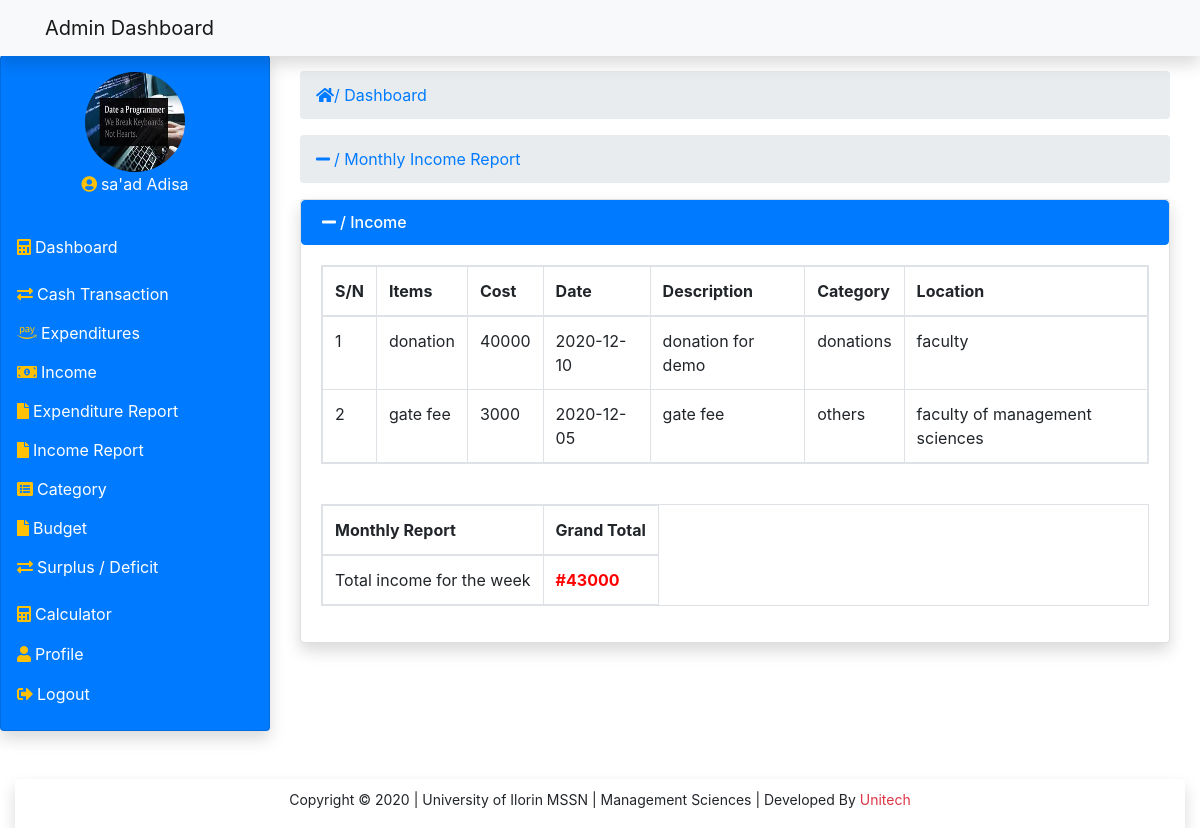
Screenshot of /views/monthlyinc.php?mtinc=1 (signed in) with the database file from the repository.
### tables this page shows
CREATE TABLE `income` (
  `id` int(11) NOT NULL,
  `item` varchar(200) NOT NULL,
  `itemdate` text NOT NULL,
  `cost` int(11) NOT NULL,
  `noteDate` timestamp NOT NULL DEFAULT CURRENT_TIMESTAMP ON UPDATE CURRENT_TIMESTAMP,
  `itemdesc` text NOT NULL,
  `category` varchar(200) NOT NULL,
  `place` text NOT NULL
);

### modal/modal.php (called while the page is built, shortened)
<?php
    class Modal{
        private $localhost = 'localhost';
        private $dbname = 'management';
        private $username = 'root';
        private $password = '';
        public $conn;
        public function __construct(){
           try {
               $this->conn = new mysqli($this->localhost,$this->username,$this->password,$this->dbname);
           } catch (Exception $e) {
               echo 'connection failed'.$e->getMessage();
           }
        }
		public function report(){
			$data = null;
			if (isset($_GET['mtinc'])) {
				$query = "SELECT * FROM income WHERE MONTH(itemdate) = MONTH(CURRENT_DATE())
				 AND YEAR(itemdate) = YEAR(CURRENT_DATE())";
				 $stmt = $this->conn->prepare($query);
				 if($stmt->execute()){
					 $result = $stmt->get_result();
					  while ($fetch = $result->fetch_assoc() ) {
						$data[] = $fetch;
					 }
				 }
			}
			return $data;
		}
		public function total_report(){
			$data = null;
			if (isset($_GET['mtinc'])) {
				$query = "SELECT SUM(cost) AS total_report FROM income WHERE MONTH(itemdate) = MONTH(CURRENT_DATE())
				 AND YEAR(itemdate) = YEAR(CURRENT_DATE())";
				 $stmt = $this->conn->prepare($query);
				 if($stmt->execute()){
					$result = $stmt->get_result();
					$fetch = $result->fetch_assoc();
					$data = $fetch;
				 }
			}
			return $data;
		}
		public function fetch_picture($id){
			$data = null;
			$query = "SELECT picture FROM admin_details WHERE id = ?";
			$stmt = $this->conn->prepare($query);
			$stmt->bind_param('i',$id);
			if($stmt->execute()){
				$result = $stmt->get_result();
				$fetch = $result->fetch_assoc();
				$data = $fetch;
			}
			return $data;
		}
    }
?>

### views/monthlyinc.php (the view, shortened to what this page needs)
<!DOCTYPE html>
<html lang="en">
<head>
     <link rel="stylesheet" href="../css/style.css">
    <link rel="stylesheet" href="../css/all.css">
    <link rel="stylesheet" href="../css/bootstrap.min.css">
    <link rel="stylesheet" href="../css/fontawesome.min.css">
</head>
<body>
            <?php include '../includes/topbar.php';?>
            <?php include '../includes/sidebar.php';?>
            <ol class="breadcrumb">
                <li class="active text-primary"><i class="fa fa-minus mr-1"></i>/ Monthly Income Report</li>
            </ol>
        <div class="card shadow">
            <div>
                <h6 class="list-group-item active"><i class="fa fa-minus mr-1"></i>/ Income</h6>
            </div>
            <div class="card-body">
                <table class="table table-responsive table-bordered table-hover">
                    <thead>
                        <tr>
                            <th>S/N</th>
                            <th>Items</th>
                            <th>Cost</th>
                            <th>Date</th>
                            <th>Description</th>
                            <th>Category</th>
                            <th>Location</th>
                        </tr>
                    </thead>
                    <tbody>
                    <?php
                        if (isset($_GET['mtinc'])) {
                            $count = 1;
                            $modal = new Modal;
                            $row = $modal->report();
                        }
                        if(!empty($row)) {
                            foreach($row as $result){?>
                                <tr>
                                    <td><?= $count++; ?></td>
                                    <td><?= $result['item']; ?></td>
                                    <td><?= $result['cost']; ?></td>
                                    <td><?= $result['itemdate']; ?></td>
                                    <td><?= $result['itemdesc']; ?></td>
                                    <td><?= $result['category']; ?></td>
                                    <td><?= $result['place']; ?></td>
                                </tr>
                                    <?php  }}?>
                    </tbody>
                    </table><br>
                    <table class="table table-responsive table-bordered table-hover">
                    <thead>
                        <tr>
                            <th>Monthly Report</th>
                            <th>Grand Total</th>
                        </tr>
                    </thead>
                    <tbody>
                        <?php
                            $modal = new Modal;
                            $total_row = $modal->total_report();
                        ?>
                        <tr>
                            <td><?= 'Total income for the week'; ?></td>
                            <td><?= '<span> #'. $total_row['total_report'] .'</span>'; ?></td>
                        </tr>
                    </tbody>
                </table>
            </div>
        </div>
    </div>
</div>
            <?php include '../includes/footer.php';?>
</body>
</html>

### includes/sidebar.php (shortened to what this page needs)
  <div class="container-fluid toggle-nav">
      <div class="row justify-content-left align-items-left">
          <div class="col-md-3 nav-toggle" id="cols">
              <div class="card shadow bg-primary text-white p-3">
                  <div class="text-center">
                  <?php
                      include '../modal/modal.php';
                      $modal = new Modal;
                      $id = $_SESSION['id'];
                      $picture = $modal->fetch_picture($id);
             ?>
                      <img src="<?= $picture['picture']; ?>" id="img-fluid" class="img-fluid card-img-top" alt="profile image">
                  </div>
                  <div class="caption">
                      <p class="text-center"><i class="fas text-warning fa-user-circle mr-1 text-warning"></i><?= $_SESSION['username']; ?></p>
                  </div>
                  <ul class="navbar-nav">
                      <li class="nav-item">
                          <a href="../admin/dashboard.php" class="nav-link"><i class="fas text-warning fa-calculator mr-1"></i>Dashboard</a>
                      </li>
                      <li class="nav-item" onclick="transact()"><i class="fas text-warning text-warning fa-exchange-alt mr-1"></i>Cash Transaction
                      </li>
                      <li class="nav-item" onclick="expenditure()"><i class="fab text-warning fa-amazon-pay mr-1"></i>Expenditures
                      </li>
                      <li class="nav-item" onclick="income()"><i class="fas text-warning fa-money-bill-alt mr-1" arial-hidden="true"></i>Income
                      </li>
                      <li class="nav-item" onclick="expReport()"><i class="fa fa-file text-warning mr-1"></i>Expenditure Report
                      </li>
                      <li class="nav-item" onclick="incReport()"><i class="fa fa-file mr-1 text-warning"></i>Income Report
                      </li>
                      <li class="nav-item" onclick="category()"><i class="fas text-warning fa-list-alt mr-1" arial-hidden="true"></i>Category
                      </li>
                      <li class="nav-item" onclick="budget()"><i class="fa text-warning fa-file mr-1"></i>Budget
                      </li>
                      <li class="nav-item" onclick="balance()"><i class="fas text-warning text-warning fa-exchange-alt mr-1"></i>Surplus / Deficit
                      </li>
                      <li class="nav-item"><a href="../views/calculator.php" class="nav-link"><i class="fas text-warning fa-calculator mr-1"></i>Calculator</a></li>
                      <li class="nav-item mt-0"><a href="../views/profile.php" class="nav-link"><i class="fas text-warning fa-user mr-1"></i>Profile</a></li>
                      <li class="nav-item mt-0"><a href="../views/logout.php" class="nav-link"><i class=" text-warning fas fa-sign-out-alt mr-1"></i>Logout</a></li>
                  </ul>
              </div>
          </div>
                          <div class="col-md-9 my-3">
<ol class="breadcrumb">
	<li class="active text-primary"> <i class="fas fa-home text-primary"></i>/ Dashboard</li>
</ol>

### css/style.css (style rules this page uses)
body { margin: 0; padding: 0; scroll-behavior: smooth; background-color: #E5E5E5; }
.toggle-nav { margin-top: 55px !important; }
.container-fluid > .row > .col-md-3 > .card > div > img { border-radius: 50%; text-align: center; margin: 0 auto !important; width: 100px; height: 100px; position: relative; }
.container-fluid > .row > .col-md-3 > .card > ul { position: relative; }
.container-fluid > .row > .col-md-3 > .card > ul > li { margin-top: 15px; cursor: pointer; }
.container-fluid > .row > .col-md-3 > .card > ul > li > div a,.container-fluid > .row > .col-md-3 > .card > ul > li > a { text-decoration: none !important; color: white !important; }
#cols { margin-left: -15px; }

### css/all.css (style rules this page uses)
.fa, .fas, .far, .fal, .fad, .fab { -moz-osx-font-smoothing: grayscale; -webkit-font-smoothing: antialiased; display: inline-block; font-style: normal; font-variant: normal; text-rendering: auto; line-height: 1; }
.fa-amazon-pay:before { content: "\f42c"; }
.fa-calculator:before { content: "\f1ec"; }
.fa-exchange-alt:before { content: "\f362"; }
.fa-file:before { content: "\f15b"; }
.fa-home:before { content: "\f015"; }
.fa-list-alt:before { content: "\f022"; }
.fa-minus:before { content: "\f068"; }
.fa-money-bill-alt:before { content: "\f3d1"; }
.fa-sign-out-alt:before { content: "\f2f5"; }
.fa-user:before { content: "\f007"; }
.fa-user-circle:before { content: "\f2bd"; }
.fab { font-family: 'Font Awesome 5 Brands'; font-weight: 400; }
.fa, .fas { font-family: 'Font Awesome 5 Free'; font-weight: 900; }

### views/monthlyinc.php (style rules this page uses)
span { color:red; font-weight:bolder; }

### rows the page displays
income: item "donation", cost "40000", itemdate "2020-12-10", itemdesc "donation for demo", category "donations", place "faculty"
income: item "gate fee", cost "3000", itemdate "2020-12-05", itemdesc "gate fee", category "others", place "faculty of management sciences"

### other values shown
$_SESSION['username'] "sa'ad Adisa"
$total_row['total_report'] "43000"
